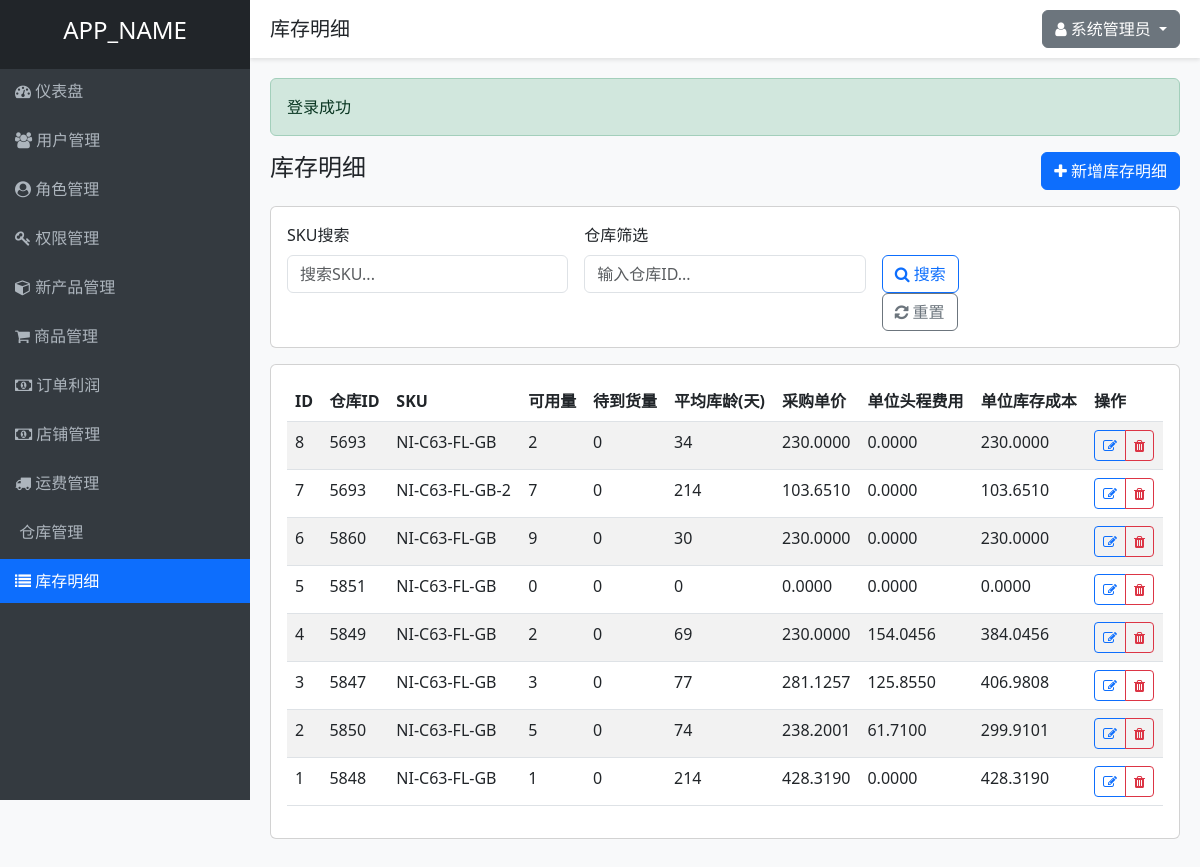
The app's page /inventory_details.php (signed in) with its own data.
### tables this page shows
CREATE TABLE `inventory_details` (
  `id` INT UNSIGNED NOT NULL AUTO_INCREMENT COMMENT '主键自增ID',
  `wid` INT NOT NULL COMMENT '仓库id',
  `product_id` INT NOT NULL COMMENT '本地产品id',
  `sku` VARCHAR(50) NOT NULL COMMENT '产品SKU编码',
  `seller_id` VARCHAR(30) DEFAULT '' COMMENT '店铺id',
  `fnsku` VARCHAR(50) DEFAULT '' COMMENT 'FNSKU编码',
  `product_total` INT NOT NULL DEFAULT 0 COMMENT '实际库存总量【可用+次品+待检+锁定】',
  `product_valid_num` INT NOT NULL DEFAULT 0 COMMENT '可用量',
  `product_bad_num` INT NOT NULL DEFAULT 0 COMMENT '次品量',
  `product_qc_num` INT NOT NULL DEFAULT 0 COMMENT '待检待上架量',
  `product_lock_num` INT NOT NULL DEFAULT 0 COMMENT '锁定量',
  `good_lock_num` INT NOT NULL DEFAULT 0 COMMENT '良品锁定量',
  `bad_lock_num` INT NOT NULL DEFAULT 0 COMMENT '次品锁定量',
  `stock_cost_total` DECIMAL(12,4) NOT NULL DEFAULT 0.0000 COMMENT '库存成本总计',
  `quantity_receive` VARCHAR(20) DEFAULT '0' COMMENT '待到货量',
  `stock_cost` DECIMAL(12,4) NOT NULL DEFAULT 0.0000 COMMENT '单位库存成本',
  `product_onway` INT NOT NULL DEFAULT 0 COMMENT '调拨在途数量',
  `transit_head_cost` DECIMAL(12,4) NOT NULL DEFAULT 0.0000 COMMENT '调拨在途头程成本',
  `average_age` INT NOT NULL DEFAULT 0 COMMENT '平均库龄(天)',
  `third_inventory` JSON NOT NULL COMMENT '海外仓第三方库存信息【完整嵌套对象，原生JSON格式】',
  `stock_age_list` JSON NOT NULL COMMENT '库龄信息列表【完整数组结构，原生JSON格式】',
  `available_inventory_box_qty` DECIMAL(10,1) DEFAULT 0.0 COMMENT '可用箱装库存数量',
  `purchase_price` DECIMAL(12,4) NOT NULL DEFAULT 0.0000 COMMENT '采购单价',
  `price` DECIMAL(12,4) NOT NULL DEFAULT 0.0000 COMMENT '单位费用',
  `head_stock_price` DECIMAL(12,4) NOT NULL DEFAULT 0.0000 COMMENT '单位头程费用',
  `stock_price` DECIMAL(12,4) NOT NULL DEFAULT 0.0000 COMMENT '单位库存成本',
  PRIMARY KEY (`id`),
  KEY `idx_sku_wid` (`sku`,`wid`) USING BTREE COMMENT 'SKU+仓库ID联合索引，提升业务查询效率'
);

### controllers/InventoryDetailsController.php (called while the page is built, shortened)
<?php
require_once APP_ROOT . '/models/InventoryDetails.php';
class InventoryDetailsController {
    private $inventoryDetailsModel;
    public function __construct() {
        $this->inventoryDetailsModel = new InventoryDetails();
    }
    public function index() {
        $page = max(1, (int)($_GET['page'] ?? 1));
        $limit = 50;
        $offset = ($page - 1) * $limit;
        $keyword = $_GET['keyword'] ?? '';
        $wid = $_GET['wid'] ?? '';
        if ($keyword) {
            $inventoryDetails = $this->inventoryDetailsModel->search($keyword, $limit, $offset);
            $totalCount = $this->inventoryDetailsModel->getSearchCount($keyword);
        } elseif ($wid) {
            $inventoryDetails = $this->inventoryDetailsModel->getByWid($wid, $limit, $offset);
            $totalCount = $this->inventoryDetailsModel->getCountByWid($wid);
        } else {
            $inventoryDetails = $this->inventoryDetailsModel->getAll($limit, $offset);
        }
        include VIEWS_DIR . '/layouts/header.php';
        include VIEWS_DIR . '/inventory_details/index.php';
        include VIEWS_DIR . '/layouts/footer.php';
    }
}

### includes/database.php (called while the page is built, shortened)
<?php
class Database {
    private static $instance = null;
    private $conn;
    private function __construct() {
        try {
            $this->conn = new PDO(
                "mysql:host=" . DB_HOST . ";dbname=" . DB_NAME . ";charset=utf8",
                DB_USER,
                DB_PASS,
                [
                    PDO::ATTR_ERRMODE => PDO::ERRMODE_EXCEPTION,
                    PDO::ATTR_DEFAULT_FETCH_MODE => PDO::FETCH_ASSOC,
                    PDO::ATTR_EMULATE_PREPARES => false
                ]
            );
        } catch(PDOException $e) {
            die("数据库连接失败: " . $e->getMessage());
        }
    }
    public static function getInstance() {
        if(self::$instance === null) {
            self::$instance = new Database();
        }
        return self::$instance;
    }
    public function query($sql, $params = []) {
        $stmt = $this->conn->prepare($sql);
        $stmt->execute($params);
        return $stmt;
    }
}
?>

### models/InventoryDetails.php (called while the page is built, shortened)
<?php
require_once APP_ROOT . '/includes/database.php';
class InventoryDetails {
    private $db;
    public function __construct() {
        $this->db = Database::getInstance();
    }
    public function getAll($limit = null, $offset = 0) {
        $sql = "SELECT id, wid, sku, product_valid_num, quantity_receive, average_age,
                       purchase_price, head_stock_price, stock_price
                FROM inventory_details
                ORDER BY id DESC";
        $params = [];
        if ($limit) {
            $sql .= " LIMIT ? OFFSET ?";
            $params[] = $limit;
            $params[] = $offset;
        }
        $stmt = $this->db->query($sql, $params);
        return $stmt->fetchAll();
    }
}

### views/inventory_details/index.php (the view, shortened to what this page needs)
<div class="d-flex justify-content-between align-items-center mb-3">
    <h4>库存明细</h4>
    <div>
        <a href="<?php echo APP_URL; ?>/inventory_details.php?action=create" class="btn btn-primary">
            <i class="fa fa-plus"></i> 新增库存明细
        </a>
    </div>
</div>
<div class="card mb-3">
    <div class="card-body">
        <form method="GET" action="<?php echo APP_URL; ?>/inventory_details.php" class="row g-3">
            <div class="col-md-4">
                <label for="keyword" class="form-label">SKU搜索</label>
                <input type="text" name="keyword" class="form-control" placeholder="搜索SKU..."
                       value="<?php echo $_GET['keyword'] ?? ''; ?>">
            </div>
            <div class="col-md-4">
                <label for="wid" class="form-label">仓库筛选</label>
                <input type="number" name="wid" class="form-control" placeholder="输入仓库ID..."
                       value="<?php echo $_GET['wid'] ?? ''; ?>">
            </div>
            <div class="col-md-2">
                <label for="action_search" class="form-label">&nbsp;</label>
                <div>
                    <button type="submit" name="action" value="search" class="btn btn-outline-primary">
                        <i class="fa fa-search"></i> 搜索
                    </button>
                    <a href="<?php echo APP_URL; ?>/inventory_details.php" class="btn btn-outline-secondary">
                        <i class="fa fa-refresh"></i> 重置
                    </a>
                </div>
            </div>
        </form>
    </div>
</div>
<div class="card mb-3">
    <div class="card-body">
        <div class="table-responsive">
            <table class="table table-striped table-hover">
                <thead>
                    <tr>
                        <th>ID</th>
                        <th>仓库ID</th>
                        <th>SKU</th>
                        <th>可用量</th>
                        <th>待到货量</th>
                        <th>平均库龄(天)</th>
                        <th>采购单价</th>
                        <th>单位头程费用</th>
                        <th>单位库存成本</th>
                        <th>操作</th>
                    </tr>
                </thead>
                <tbody>
                    <?php if (!empty($inventoryDetails)): ?>
                        <?php foreach ($inventoryDetails as $detail): ?>
                            <tr>
                                <td><?php echo htmlspecialchars($detail['id']); ?></td>
                                <td><?php echo htmlspecialchars($detail['wid']); ?></td>
                                <td><?php echo htmlspecialchars($detail['sku']); ?></td>
                                <td><?php echo number_format($detail['product_valid_num']); ?></td>
                                <td><?php echo htmlspecialchars($detail['quantity_receive']); ?></td>
                                <td><?php echo number_format($detail['average_age']); ?></td>
                                <td><?php echo number_format($detail['purchase_price'], 4); ?></td>
                                <td><?php echo number_format($detail['head_stock_price'], 4); ?></td>
                                <td><?php echo number_format($detail['stock_price'], 4); ?></td>
                                <td>
                                    <div class="btn-group" role="group">
                                        <a href="<?php echo APP_URL; ?>/inventory_details.php?action=edit&id=<?php echo $detail['id']; ?>"
                                           class="btn btn-sm btn-outline-primary" title="编辑">
                                            <i class="fa fa-edit"></i>
                                        </a>
                                        <button type="button" class="btn btn-sm btn-outline-danger"
                                                onclick="confirmDelete('<?php echo $detail['id']; ?>')" title="删除">
                                            <i class="fa fa-trash"></i>
                                        </button>
                                    </div>
                                </td>
                            </tr>
                        <?php endforeach; ?>
                    <?php else: ?>
                        <tr>
                            <td colspan="10" class="text-center">暂无数据</td>
                        </tr>
                    <?php endif; ?>
                </tbody>
            </table>
        </div>
    </div>
</div>

### views/layouts/header.php (style rules this page uses)
body { background-color: #f8f9fa; }

### records on screen
inventory_details: id "8", wid "5693", sku "NI-C63-FL-GB", product_valid_num "2", quantity_receive "0", average_age "34", purchase_price "230.0000", head_stock_price "0.0000", stock_price "230.0000"
inventory_details: id "7", wid "5693", sku "NI-C63-FL-GB-2", product_valid_num "7", quantity_receive "0", average_age "214", purchase_price "103.6510", head_stock_price "0.0000", stock_price "103.6510"
inventory_details: id "6", wid "5860", sku "NI-C63-FL-GB", product_valid_num "9", quantity_receive "0", average_age "30", purchase_price "230.0000", head_stock_price "0.0000", stock_price "230.0000"
inventory_details: id "5", wid "5851", sku "NI-C63-FL-GB", product_valid_num "0", quantity_receive "0", average_age "0", purchase_price "0.0000", head_stock_price "0.0000", stock_price "0.0000"
inventory_details: id "4", wid "5849", sku "NI-C63-FL-GB", product_valid_num "2", quantity_receive "0", average_age "69", purchase_price "230.0000", head_stock_price "154.0456", stock_price "384.0456"
inventory_details: id "3", wid "5847", sku "NI-C63-FL-GB", product_valid_num "3", quantity_receive "0", average_age "77", purchase_price "281.1257", head_stock_price "125.8550", stock_price "406.9808"
inventory_details: id "2", wid "5850", sku "NI-C63-FL-GB", product_valid_num "5", quantity_receive "0", average_age "74", purchase_price "238.2001", head_stock_price "61.7100", stock_price "299.9101"
inventory_details: id "1", wid "5848", sku "NI-C63-FL-GB", product_valid_num "1", quantity_receive "0", average_age "214", purchase_price "428.3190", head_stock_price "0.0000", stock_price "428.3190"

### other values on screen
APP_NAME "APP_NAME"
$title "库存明细"
$_SESSION['full_name'] "系统管理员"
$success "登录成功"
